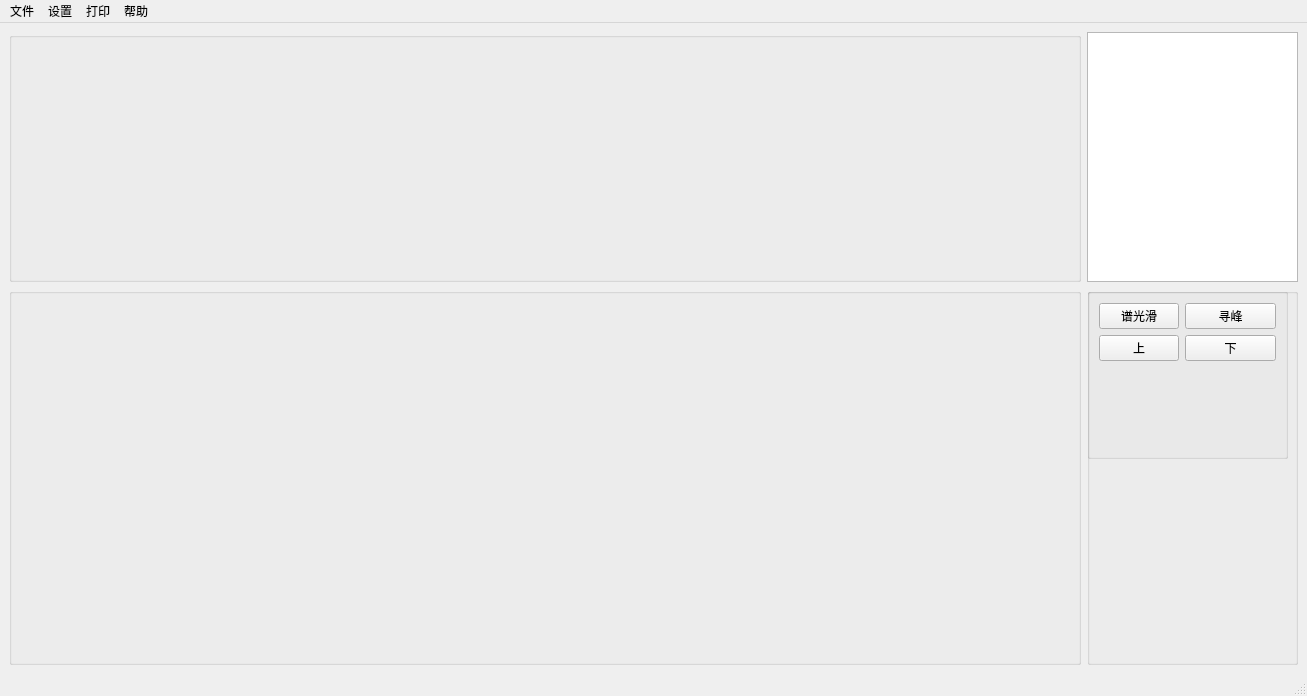
<?xml version="1.0" encoding="UTF-8"?>
<ui version="4.0">
 <class>MainWindow</class>
 <widget class="QMainWindow" name="MainWindow">
  <property name="geometry">
   <rect>
    <x>0</x>
    <y>0</y>
    <width>1307</width>
    <height>696</height>
   </rect>
  </property>
  <property name="windowTitle">
   <string>MainWindow</string>
  </property>
  <widget class="QWidget" name="centralwidget">
   <layout class="QGridLayout" name="gridLayout">
    <item row="0" column="0">
     <widget class="QGroupBox" name="groupBox">
      <property name="title">
       <string/>
      </property>
     </widget>
    </item>
    <item row="0" column="1">
     <widget class="QListView" name="listView">
      <property name="minimumSize">
       <size>
        <width>211</width>
        <height>250</height>
       </size>
      </property>
      <property name="maximumSize">
       <size>
        <width>211</width>
        <height>250</height>
       </size>
      </property>
     </widget>
    </item>
    <item row="1" column="0">
     <widget class="QGroupBox" name="groupBox_2">
      <property name="title">
       <string/>
      </property>
     </widget>
    </item>
    <item row="1" column="1">
     <widget class="QGroupBox" name="groupBox_3">
      <property name="minimumSize">
       <size>
        <width>211</width>
        <height>291</height>
       </size>
      </property>
      <property name="maximumSize">
       <size>
        <width>211</width>
        <height>50000</height>
       </size>
      </property>
      <property name="title">
       <string/>
      </property>
      <widget class="QGroupBox" name="groupBox_4">
       <property name="geometry">
        <rect>
         <x>0</x>
         <y>0</y>
         <width>201</width>
         <height>171</height>
        </rect>
       </property>
       <property name="minimumSize">
        <size>
         <width>201</width>
         <height>171</height>
        </size>
       </property>
       <property name="maximumSize">
        <size>
         <width>201</width>
         <height>171</height>
        </size>
       </property>
       <property name="title">
        <string/>
       </property>
       <layout class="QFormLayout" name="formLayout">
        <item row="0" column="0">
         <widget class="QPushButton" name="pushButton">
          <property name="text">
           <string>谱光滑</string>
          </property>
         </widget>
        </item>
        <item row="0" column="1">
         <widget class="QPushButton" name="pushButton_2">
          <property name="text">
           <string>寻峰</string>
          </property>
         </widget>
        </item>
        <item row="1" column="0">
         <widget class="QPushButton" name="pushButton_3">
          <property name="text">
           <string>上</string>
          </property>
         </widget>
        </item>
        <item row="1" column="1">
         <widget class="QPushButton" name="pushButton_4">
          <property name="text">
           <string>下</string>
          </property>
         </widget>
        </item>
       </layout>
      </widget>
     </widget>
    </item>
   </layout>
  </widget>
  <widget class="QMenuBar" name="menubar">
   <property name="geometry">
    <rect>
     <x>0</x>
     <y>0</y>
     <width>1307</width>
     <height>23</height>
    </rect>
   </property>
   <widget class="QMenu" name="menu_F">
    <property name="title">
     <string>文件</string>
    </property>
    <addaction name="action"/>
    <addaction name="action_2"/>
   </widget>
   <widget class="QMenu" name="menu">
    <property name="title">
     <string>设置</string>
    </property>
    <addaction name="action_3"/>
    <addaction name="action_4"/>
   </widget>
   <widget class="QMenu" name="menu_2">
    <property name="title">
     <string>打印</string>
    </property>
   </widget>
   <widget class="QMenu" name="menu_3">
    <property name="title">
     <string>帮助</string>
    </property>
   </widget>
   <addaction name="menu_F"/>
   <addaction name="menu"/>
   <addaction name="menu_2"/>
   <addaction name="menu_3"/>
  </widget>
  <widget class="QStatusBar" name="statusbar"/>
  <action name="action">
   <property name="text">
    <string>读取</string>
   </property>
  </action>
  <action name="action_2">
   <property name="text">
    <string>保存</string>
   </property>
  </action>
  <action name="action_3">
   <property name="text">
    <string>普光滑设置</string>
   </property>
  </action>
  <action name="action_4">
   <property name="text">
    <string>寻峰设置</string>
   </property>
  </action>
 </widget>
 <resources/>
 <connections/>
</ui>
